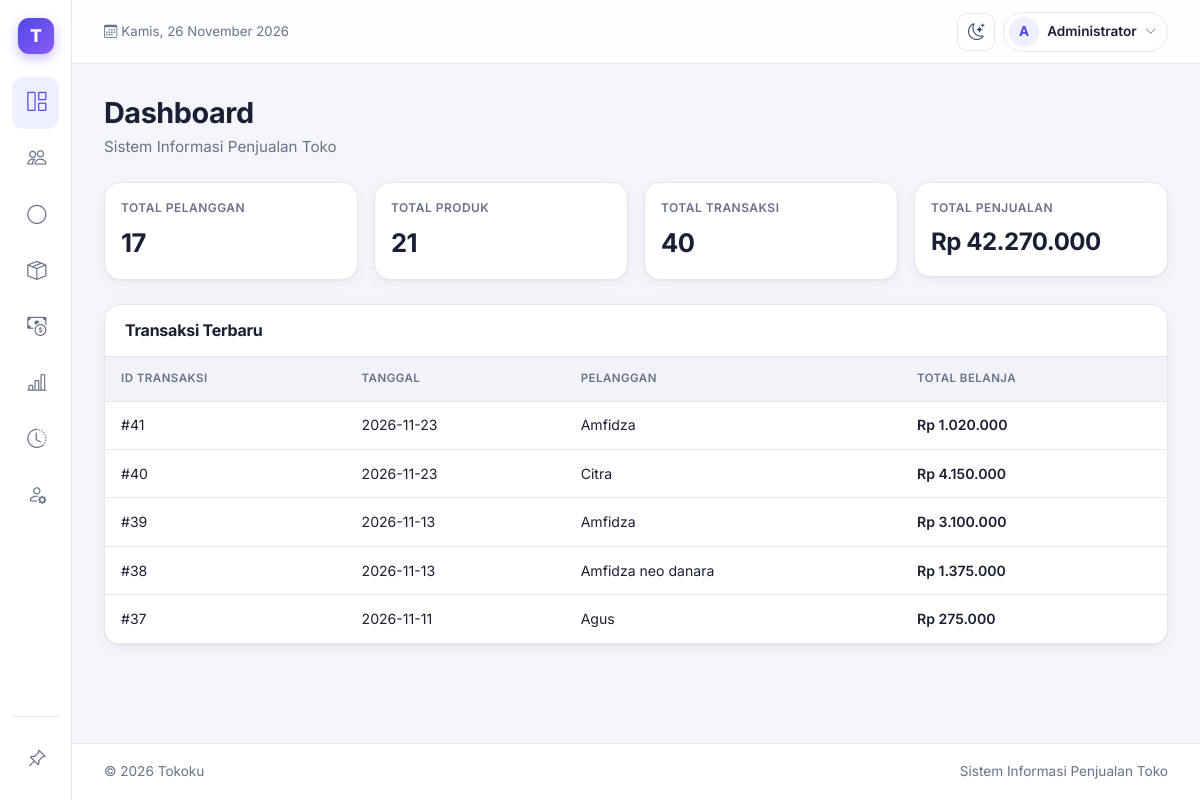
Page /tokoku/index.php?page=dashboard (signed in) on the earlier database version.
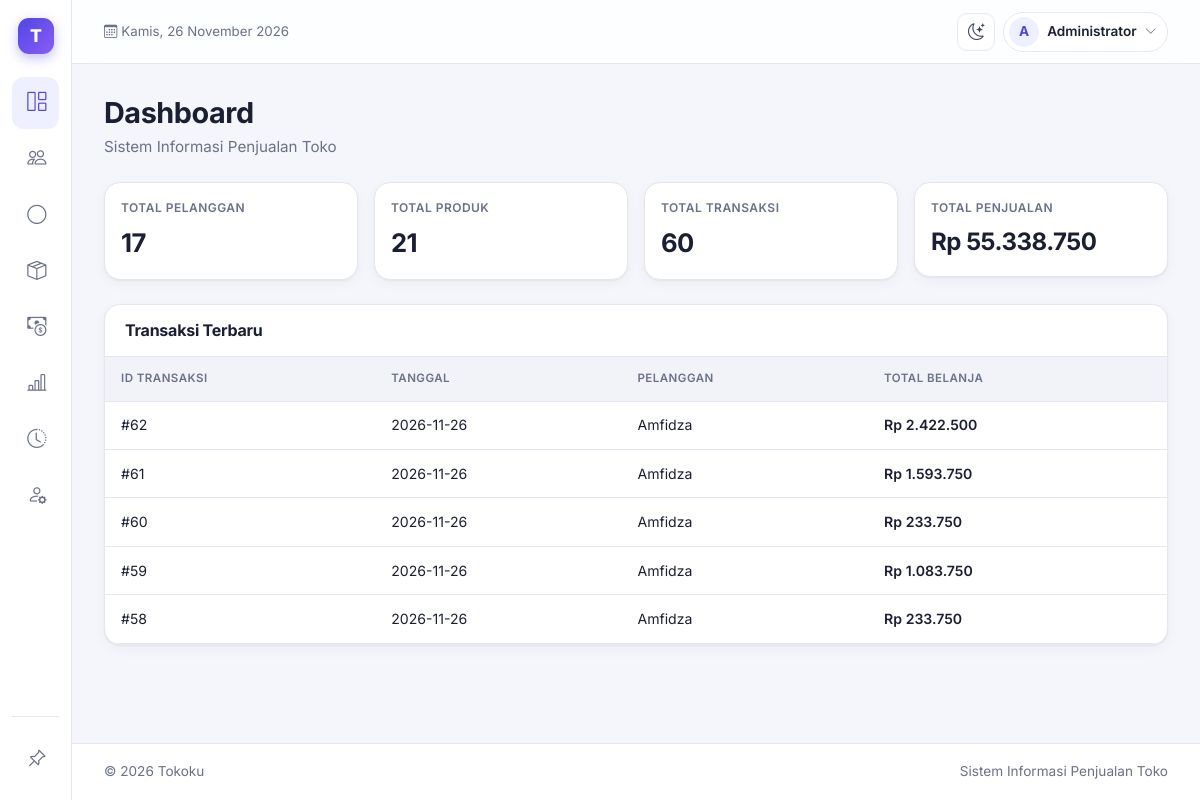
Same page on the later database version.
### tables this page shows
CREATE TABLE `tbl_transaksi` (
  `id_transaksi` int(11) NOT NULL,
  `tanggal` date DEFAULT NULL,
  `id_pelanggan` int(11) DEFAULT NULL,
  `total_belanja` decimal(12,2) DEFAULT NULL,
  `metode_bayar` varchar(10) DEFAULT 'tunai',
  `gateway` varchar(20) DEFAULT NULL,
  `subtotal` decimal(12,2) DEFAULT NULL,
  `diskon_persen` decimal(5,2) NOT NULL DEFAULT 0.00,
  `diskon` decimal(12,2) NOT NULL DEFAULT 0.00,
  `id_member` int(11) DEFAULT NULL,
  `id_user` int(11) DEFAULT NULL,
  `poin_didapat` int(11) DEFAULT 0,
  `status_bayar` enum('lunas','menunggu','batal') NOT NULL DEFAULT 'lunas',
  `order_id_gateway` varchar(64) DEFAULT NULL,
  `referensi_gateway` varchar(500) DEFAULT NULL,
  `qr_data` text DEFAULT NULL,
  `kadaluarsa` datetime DEFAULT NULL,
  `bank_va` varchar(20) DEFAULT NULL,
  `no_va` varchar(64) DEFAULT NULL,
  `biller_code` varchar(20) DEFAULT NULL
);

CREATE TABLE `tbl_pelanggan` (
  `id_pelanggan` int(11) NOT NULL,
  `nama_pelanggan` varchar(100) DEFAULT NULL,
  `kota` varchar(50) DEFAULT NULL
);

### tokoku/index.php (called while the page is built, shortened)
<?php
require_once __DIR__ . '/config/database.php';
require_once __DIR__ . '/includes/functions.php';
require_once __DIR__ . '/includes/auth.php';
require_login($pdo);
$user = user_login();
$pages = array_intersect_key(
    semua_halaman(),
    array_flip(izin_halaman($user['role']))
);
$page = $_GET['page'] ?? '';
require_once __DIR__ . '/includes/header.php';
require __DIR__ . '/pages/' . $page . '.php';
require_once __DIR__ . '/includes/footer.php';

### tokoku/includes/functions.php (called while the page is built, shortened)
<?php
function e($value)
{
    return htmlspecialchars((string) $value, ENT_QUOTES, 'UTF-8');
}
function rupiah($angka)
{
    return 'Rp ' . number_format((float) $angka, 0, ',', '.');
}

### tokoku/includes/auth.php (called while the page is built, shortened)
<?php
function semua_halaman()
{
    return [
        'dashboard' => 'Dashboard',
        'petugas' => 'Dashboard',
        'pelanggan' => 'Pelanggan',
        'member' => 'Member',
        'produk' => 'Produk',
        'transaksi' => 'Transaksi',
        'laporan' => 'Laporan Penjualan',
        'log' => 'Log Aktivitas',
        'belanja' => 'Belanja',
        'riwayat' => 'Riwayat Belanja',
        'user' => 'Kelola User'
    ];
}
function izin_halaman($role)
{
    $izin = [
        'admin' => ['dashboard', 'pelanggan', 'member', 'produk', 'transaksi', 'laporan', 'log', 'user'],
        'petugas' => ['petugas', 'transaksi', 'member', 'laporan'],
        'pelanggan' => ['belanja', 'riwayat']
    ];
    return $izin[$role] ?? [];
}
function user_login()
{
    return $_SESSION['user'] ?? null;
}
function require_login(PDO $pdo)
{
    $id = $_SESSION['user']['id_user'] ?? 0;
    $stmt = $pdo->prepare("
        SELECT id_user, username, nama_lengkap, role, id_pelanggan
        FROM tbl_user
        WHERE id_user = ?
    ");
    $stmt->execute([$id]);
}

### tokoku/pages/dashboard.php (the view, shortened to what the changed rows need)
<?php
$totalTransaksi = $pdo->query(
    "SELECT COUNT(*) FROM tbl_transaksi"
)->fetchColumn();
$totalPenjualan = $pdo->query(
    "SELECT COALESCE(SUM(total_belanja), 0)
     FROM tbl_transaksi"
)->fetchColumn();
$transaksiTerbaru = $pdo->query("
    SELECT
        t.id_transaksi,
        t.tanggal,
        p.nama_pelanggan,
        t.total_belanja
    FROM tbl_transaksi t
    LEFT JOIN tbl_pelanggan p
        ON t.id_pelanggan = p.id_pelanggan
    ORDER BY t.id_transaksi DESC
    LIMIT 5
")->fetchAll();
?>
<div class="row g-3 mb-4">
    <div class="col-md-6 col-lg-3">
        <div class="card p-3">
            <div class="stat-label">Total Transaksi</div>
            <div class="stat-value"><?= e($totalTransaksi) ?></div>
        </div>
    </div>
    <div class="col-md-6 col-lg-3">
        <div class="card p-3">
            <div class="stat-label">Total Penjualan</div>
            <div class="stat-value fs-4">
                <?= rupiah($totalPenjualan) ?>
            </div>
        </div>
    </div>
</div>
<div class="content-card">
    <div class="table-responsive">
        <table class="table table-hover mb-0">
            <thead>
                <tr>
                    <th>ID Transaksi</th>
                    <th>Tanggal</th>
                    <th>Pelanggan</th>
                    <th>Total Belanja</th>
                </tr>
            </thead>
            <tbody>
                <?php foreach ($transaksiTerbaru as $row): ?>
                    <tr>
                        <td>#<?= e($row['id_transaksi']) ?></td>
                        <td><?= e($row['tanggal']) ?></td>
                        <td><?= e($row['nama_pelanggan'] ?? '-') ?></td>
                        <td class="fw-semibold">
                            <?= rupiah($row['total_belanja']) ?>
                        </td>
                    </tr>
                <?php endforeach; ?>
            </tbody>
        </table>
    </div>
</div>

### tokoku/includes/header.php (shortened to what the changed rows need)
<?php
$ikonMenu = [
    'dashboard' => 'bi-grid-1x2',
    'petugas' => 'bi-grid-1x2',
    'pelanggan' => 'bi-people',
    'produk' => 'bi-box-seam',
    'transaksi' => 'bi-cash-coin',
    'laporan' => 'bi-bar-chart-line',
    'log' => 'bi-clock-history',
    'belanja' => 'bi-bag',
    'riwayat' => 'bi-receipt',
    'user' => 'bi-person-gear'
];
?>
<!DOCTYPE html>
<html lang="id" data-bs-theme="light">
<head>
    <link href="https://cdn.jsdelivr.net/npm/bootstrap@5.3.3/dist/css/bootstrap.min.css" rel="stylesheet">
    <link href="https://cdn.jsdelivr.net/npm/bootstrap-icons@1.11.3/font/bootstrap-icons.min.css" rel="stylesheet">
    <link rel="stylesheet" href="assets/css/style.css">
</head>
<body data-page="<?= e($page) ?>">
<div class="app-shell">
    <aside class="sidebar" id="sidebar" aria-label="Menu utama">
        <nav class="sidebar-nav">
            <?php foreach ($pages as $key => $label): ?>
                <a class="sidebar-link <?= $page === $key ? 'active' : '' ?>"
                   href="index.php?page=<?= e($key) ?>"
                   title="<?= e($label) ?>"
                   <?= $page === $key ? 'aria-current="page"' : '' ?>>
                    <i class="bi <?= e($ikonMenu[$key] ?? 'bi-circle') ?>"></i>
                </a>
            <?php endforeach; ?>
        </nav>
    </aside>
    <div class="app-content">
        <main class="app-main">

Differences in the rows shown:
no longer on this page (row unchanged): tbl_transaksi: id_transaksi "41", tanggal "2026-11-23", id_pelanggan.nama_pelanggan "Amfidza", total_belanja "Rp 1.020.000"
no longer on this page (row unchanged): tbl_transaksi: id_transaksi "40", tanggal "2026-11-23", id_pelanggan.nama_pelanggan "Citra", total_belanja "Rp 4.150.000"
no longer on this page (row unchanged): tbl_transaksi: id_transaksi "39", tanggal "2026-11-13", id_pelanggan.nama_pelanggan "Amfidza", total_belanja "Rp 3.100.000"
no longer on this page (row unchanged): tbl_transaksi: id_transaksi "38", tanggal "2026-11-13", id_pelanggan.nama_pelanggan "Amfidza neo danara", total_belanja "Rp 1.375.000"
no longer on this page (row unchanged): tbl_transaksi: id_transaksi "37", tanggal "2026-11-11", id_pelanggan.nama_pelanggan "Agus", total_belanja "Rp 275.000"
added tbl_transaksi: id_transaksi "62", tanggal "2026-11-26", id_pelanggan.nama_pelanggan "Amfidza", total_belanja "Rp 2.422.500"
added tbl_transaksi: id_transaksi "61", tanggal "2026-11-26", id_pelanggan.nama_pelanggan "Amfidza", total_belanja "Rp 1.593.750"
added tbl_transaksi: id_transaksi "60", tanggal "2026-11-26", id_pelanggan.nama_pelanggan "Amfidza", total_belanja "Rp 233.750"
added tbl_transaksi: id_transaksi "59", tanggal "2026-11-26", id_pelanggan.nama_pelanggan "Amfidza", total_belanja "Rp 1.083.750"
added tbl_transaksi: id_transaksi "58", tanggal "2026-11-26", id_pelanggan.nama_pelanggan "Amfidza", total_belanja "Rp 233.750"
Other differences:
$totalTransaksi: "40" → "60"
rupiah($totalPenjualan): "Rp 42.270.000" → "Rp 55.338.750"
